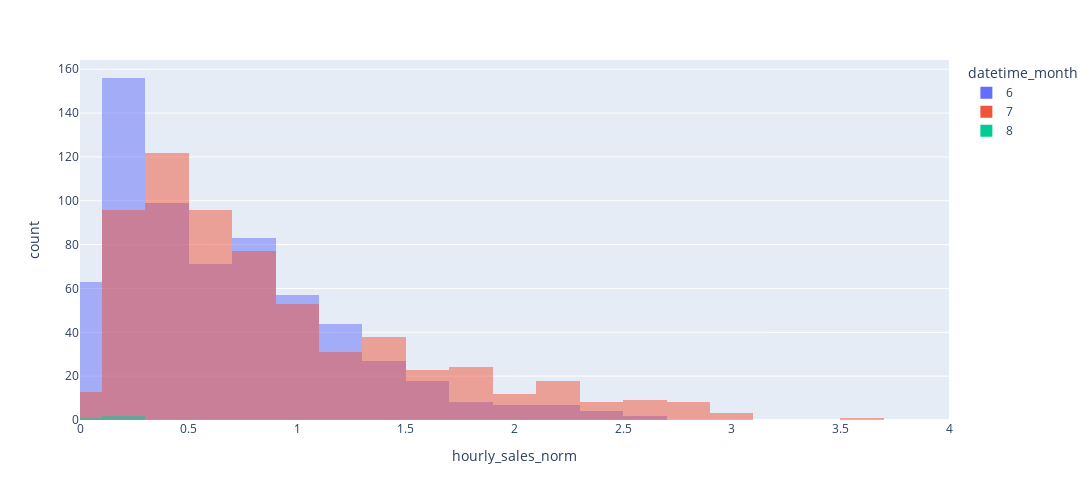

The cell this chart's notebook holds for it:
### Code cell
fig = px.histogram(data_hourly, x="hourly_sales_norm", color="datetime_month", hover_data=data_hourly.columns, width=1200, height=500, barmode="overlay", range_x=(0,4), nbins=20)
fig.show()

### Figure 1 — Plotly figure (JSON) as saved in the notebook; plotly's stock layout.template omitted (floating-point values rounded to 4 significant figures; data arrays with more than 128 entries replaced by an {"elided": "..."} marker saying what was removed)
{"data": [{"alignmentgroup": "True", "bingroup": "x", "hovertemplate": "datetime_month=6<br>hourly_sales_norm=%{x}<br>count=%{y}<extra></extra>", "legendgroup": "6", "marker": {"color": "#636efa", "opacity": 0.5, "pattern": {"shape": ""}}, "name": "6", "nbinsx": 20, "offsetgroup": "6", "orientation": "v", "showlegend": true, "type": "histogram", "x": {"elided": "646 float values"}, "xaxis": "x", "yaxis": "y"}, {"alignmentgroup": "True", "bingroup": "x", "hovertemplate": "datetime_month=7<br>hourly_sales_norm=%{x}<br>count=%{y}<extra></extra>", "legendgroup": "7", "marker": {"color": "#EF553B", "opacity": 0.5, "pattern": {"shape": ""}}, "name": "7", "nbinsx": 20, "offsetgroup": "7", "orientation": "v", "showlegend": true, "type": "histogram", "x": {"elided": "632 float values"}, "xaxis": "x", "yaxis": "y"}, {"alignmentgroup": "True", "bingroup": "x", "hovertemplate": "datetime_month=8<br>hourly_sales_norm=%{x}<br>count=%{y}<extra></extra>", "legendgroup": "8", "marker": {"color": "#00cc96", "opacity": 0.5, "pattern": {"shape": ""}}, "name": "8", "nbinsx": 20, "offsetgroup": "8", "orientation": "v", "showlegend": true, "type": "histogram", "x": [0.2945, 0.265, 0], "xaxis": "x", "yaxis": "y"}], "layout": {"barmode": "overlay", "height": 500, "legend": {"title": {"text": "datetime_month"}, "tracegroupgap": 0}, "margin": {"t": 60}, "width": 1200, "xaxis": {"anchor": "y", "domain": [0, 1], "range": [0, 4], "title": {"text": "hourly_sales_norm"}}, "yaxis": {"anchor": "x", "domain": [0, 1], "title": {"text": "count"}}}}
